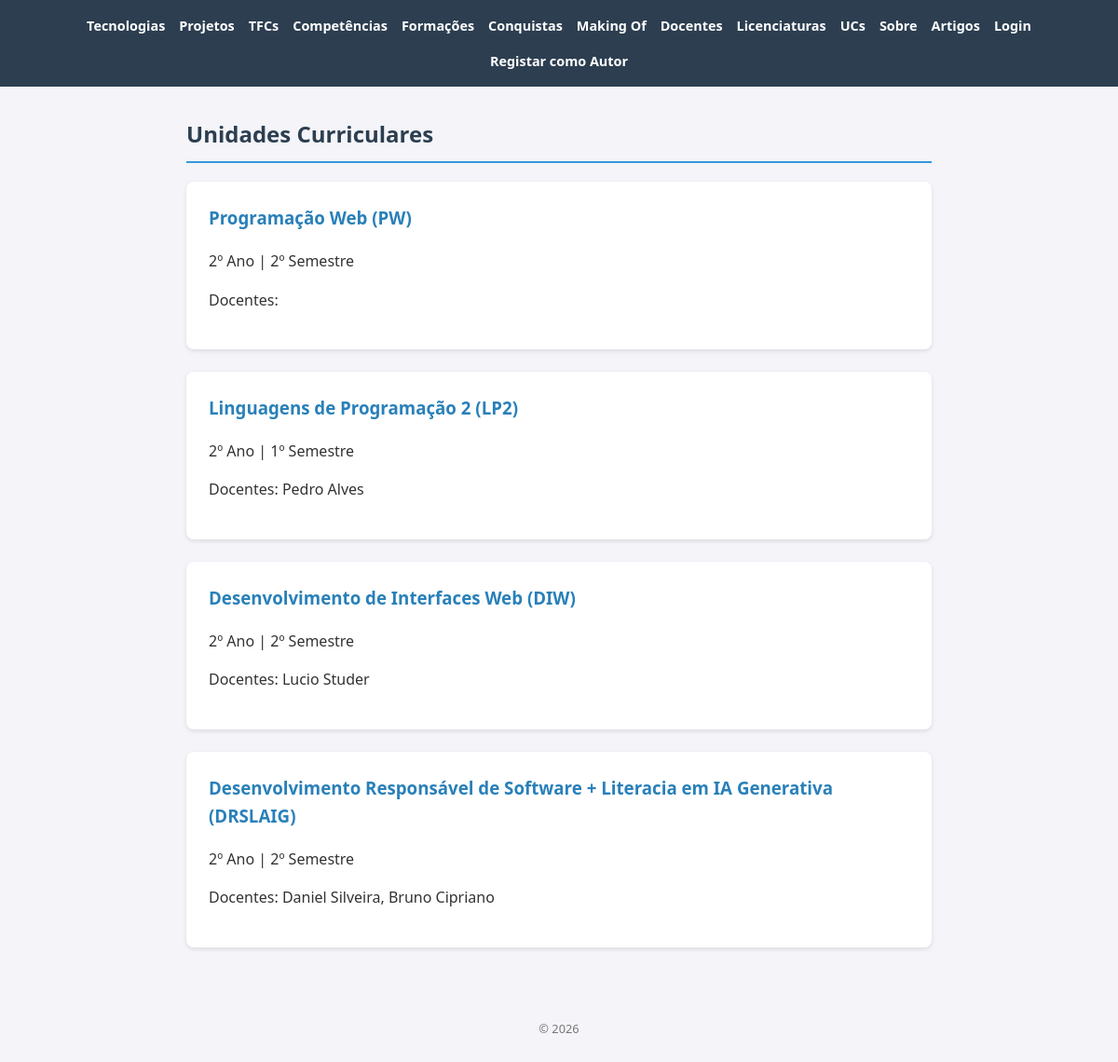
The app's page /portfolio/unidades-curriculares/ with its own data.
### portfolio/models.py (models this page shows, shortened)
class UnidadeCurricular(models.Model):
    licenciatura = models.ForeignKey(Licenciatura, on_delete=models.CASCADE,
                                     related_name='unidades_curriculares')
    nome = models.CharField(max_length=200)
    sigla = models.CharField(max_length=20, blank=True)
    ano = models.IntegerField(default=4)
    semestre = models.IntegerField(default=2)
    docentes = models.ManyToManyField(Docente, blank=True, related_name='unidades_curriculares')
    obrigatoria = models.BooleanField(default=True)

class Docente(models.Model):
    nome = models.CharField(max_length=200)
    email = models.EmailField(blank=True)
    url_lusofona = models.URLField(blank=True)
    foto = models.ImageField(upload_to='docentes/', blank=True, null=True)

### portfolio/views.py (the view)
# urls.py: path('unidades-curriculares/', views.unidades_curriculares_view, name='unidades_curriculares'),
def unidades_curriculares_view(request):
    ucs = UnidadeCurricular.objects.select_related('licenciatura').prefetch_related('docentes').all()
    return render(request, 'unidades_curriculares.html', {'ucs': ucs})

### portfolio/templates/unidades_curriculares.html
{% extends "base.html" %}
{% block content %}
<h2>Unidades Curriculares</h2>
{% for uc in ucs %}
    <article>
        <h3>{{ uc.nome }} ({{ uc.sigla }})</h3>
        <p>{{ uc.ano }}º Ano | {{ uc.semestre }}º Semestre</p>
        <p>Docentes: {% for d in uc.docentes.all %}{{ d.nome }}{% if not forloop.last %}, {% endif %}{% endfor %}</p>
    </article>
{% endfor %}
{% endblock %}

### portfolio/static/portfolio/styles.css (style rules this page uses)
body { font-family: 'Segoe UI', Tahoma, Geneva, Verdana, sans-serif; line-height: 1.6; margin: 0; padding: 0; background-color: #f4f4f9; color: #333; }
h2 { color: #2c3e50; border-bottom: 2px solid #3498db; padding-bottom: 10px; }
article { background: white; margin-bottom: 1.5rem; padding: 1.5rem; border-radius: 8px; box-shadow: 0 2px 5px rgba(0,0,0,0.1); }
article h3 { margin-top: 0; color: #2980b9; }

### records on screen
UnidadeCurricular: nome "Programação Web", sigla "PW", ano "2", semestre "2"
UnidadeCurricular: nome "Linguagens de Programação 2", sigla "LP2", ano "2", semestre "1"
Docente: nome "Pedro Alves"
UnidadeCurricular: nome "Desenvolvimento de Interfaces Web", sigla "DIW", ano "2", semestre "2"
Docente: nome "Lucio Studer"
UnidadeCurricular: nome "Desenvolvimento Responsável de Software + Literacia em IA Generativa", sigla "DRSLAIG", ano "2", semestre "2"
Docente: nome "Daniel Silveira"
Docente: nome "Bruno Cipriano"
